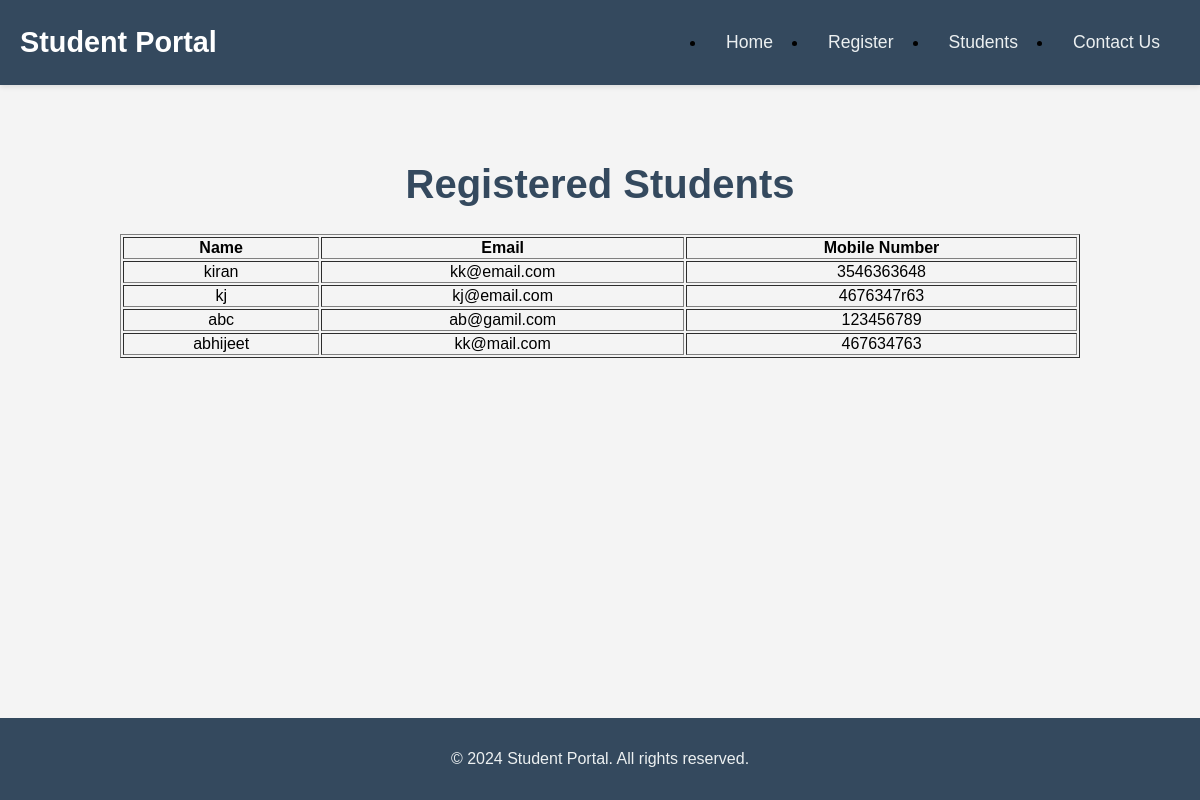
The page /students/ on the database its author committed.
### studenthub/models.py (models this page shows, shortened)
class Student(models.Model):
    name = models.CharField(max_length=100)
    email = models.EmailField(unique=True)
    mobile_number = models.CharField(max_length=15, unique=True)

### studenthub/views.py (the view)
# urls.py: path('students/', views.list_students, name='students'),
def list_students(request):
    present = datetime.now()
    quotes = [
        "A room without books is like a body without a soul.",
        "Be the change that you wish to see in the world.",
        "If you tell the truth, you don't have to remember anything.",
        "A person who never made a mistake never tried anything new."
    ]
    random_quote = random.choice(quotes)
    def get_weather(api_key, city="ahmedabad"):
        base_url = "http://api.openweathermap.org/data/2.5/weather"
        params = {
            'q': city,
            'appid': api_key,
            'units': 'metric'
        }
        response = requests.get(base_url, params=params)
        if response.status_code == 200:
            data = response.json()
            main = data['main']
            weather = data['weather'][0]
            temperature = main['temp']
            description = weather['description']
            return f"The temperature in {city}: {temperature}°C\nWeather Description: {description.capitalize()}"
        else:
            return "Unable to fetch weather data"
    api_key = "eaee87bd42ef48509708a853a24f1a26"
    weather_info = get_weather(api_key, "ahmedabad")
    students = Student.objects.all()
    information = {
        'random_quote': random_quote,
        'weather_info': weather_info,
        'current_time': present.strftime('%Y-%m-%d %H:%M:%S'),
        'students':students
    }
    return render(request, 'studenthub/students.html', information)

### studenthub/templates/studenthub/students.html (shortened to what this page needs)
<!DOCTYPE html>
<html lang="en">
<head>
    {% load static %}
    <link rel="stylesheet" href="{% static 'studenthub/style.css' %}">
</head>
<body>
    <header>
        <nav class="navbar">
            <div class="container">
                <div class="logo">
                    <a href="#">Student Portal</a>
                </div>
                <ul class="nav-links">
                    <li><a href="/">Home</a></li>
                    <li><a href="/register">Register</a></li>
                    <li><a href="/students">Students</a></li>
                    <li><a href="#">Contact Us</a></li>
                </ul>
            </div>
        </nav>
    </header>
    <div class="content">
        <h1>Registered Students</h1>
        <table border="solid 2px #2c3e50 " style="margin: 0 auto; width: 80%; ">
            <thead>
                <tr>
                    <th>Name</th>
                    <th>Email</th>
                    <th>Mobile Number</th>
                </tr>
            </thead>
            <tbody>
                {% for student in students %}
                <tr>
                    <td>{{ student.name }}</td>
                    <td>{{ student.email }}</td>
                    <td>{{ student.mobile_number }}</td>
                </tr>
                {% empty %}
                <tr>
                    <td colspan="3">No students registered yet.</td>
                </tr>
                {% endfor %}
            </tbody>
        </table>
    </div>
    <footer>
        <div class="footer-container">
            <p>&copy; 2024 Student Portal. All rights reserved.</p>
        </div>
    </footer>
</body>
</html>

### studenthub/static/studenthub/style.css (style rules this page uses)
html, body { height: 100%; margin: 0; }
body { font-family: Arial, sans-serif; display: flex; flex-direction: column; background-color: #f4f4f4; }
header { background-color: #34495e; padding: 1rem 0; box-shadow: 0 2px 5px rgba(0, 0, 0, 0.1); }
.navbar .container { display: flex; justify-content: space-between; align-items: center; max-width: 1200px; margin: 0 auto; padding: 0 20px; }
.logo a { color: #fff; font-size: 1.8rem; font-weight: bold; text-decoration: none; }
.nav-links { display: flex; gap: 15px; }
.nav-links a { color: #ecf0f1; text-decoration: none; font-size: 1.1rem; padding: 10px 20px; }
.content { flex: 1; text-align: center; margin-top: 50px; }
.content h1 { font-size: 2.5rem; color: #34495e; }
footer { background-color: #34495e; color: #ecf0f1; text-align: center; padding: 1rem 0; width: 100%; }
.footer-container { max-width: 1200px; margin: 0 auto; }

### rows shown on the page
Student: name "kiran", email "kk@email.com", mobile_number "3546363648"
Student: name "kj", email "kj@email.com", mobile_number "4676347r63"
Student: name "abc", email "ab@gamil.com", mobile_number "123456789"
Student: name "abhijeet", email "kk@mail.com", mobile_number "467634763"
